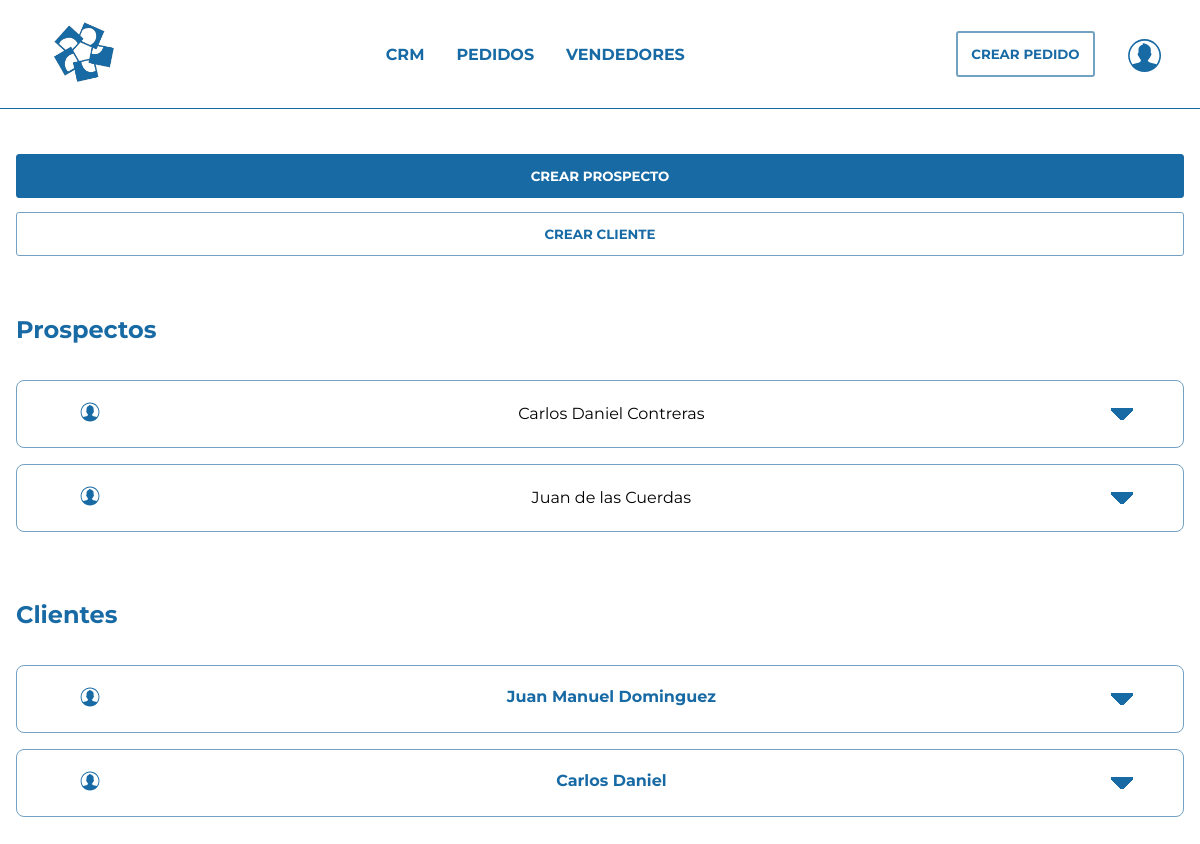
Screenshot of /crm.php (signed in) with the database file from the repository.
### tables this page shows
CREATE TABLE `users_secondary` (
  `id` int(11) NOT NULL,
  `username` varchar(50) NOT NULL,
  `password` varchar(255) NOT NULL,
  `created_at` datetime DEFAULT current_timestamp(),
  `type` int(11) NOT NULL,
  `telefono` varchar(30) DEFAULT NULL,
  `correo` varchar(100) DEFAULT NULL,
  `nombre` varchar(255) DEFAULT NULL,
  `id_vendedor` int(11) DEFAULT NULL
);

### controllers/Prospectos.php (called while the page is built, shortened)
<?php
class ProspectController
{
    public function index()
    {
        global $mysqli;
        $arrayProspectos = [];
        $sql = "SELECT id, username, telefono, correo, nombre from users_secondary where id_vendedor = ? and type = 3";
        if ($_SESSION["type"] === 1){
            $sql = "SELECT id, username, telefono, correo, nombre from users_secondary where type = 3";
        }
        if ($stmt = $mysqli->prepare($sql)) {
            if ($stmt->execute()) {
                $stmt->store_result();
                if ($stmt->num_rows > 0) {
                    $stmt->bind_result($idx, $username, $telefono, $correo, $nombre);
                    while ($stmt->fetch()) {
                        array_push($arrayProspectos , [
                            "id" => $idx,
                            "username" => $username,
                            "telefono" => $telefono,
                            "correo" => $correo,
                            "nombre" => $nombre
                        ]);
                    }
                }
            }
            return $arrayProspectos;
        }
    }
}
?>

### src/lib/php/register_user_secondary.php (called while the page is built, shortened)
<?php
include 'inc/header.php';
$username = $password = $confirm_password = $type = "";
?>

### controllers/Clientes.php (called while the page is built, shortened)
<?php
class ClientController
{
    public function index()
    {
        global $mysqli;
        $arrayClientes = [];
        $sql = "SELECT id, username, telefono, correo, nombre from users_secondary where id_vendedor = ? and type = 4";
        if ($_SESSION["type"] === 1){
            $sql = "SELECT id, username, telefono, correo, nombre from users_secondary where type = 4";
        }
        if ($stmt = $mysqli->prepare($sql)) {
            if ($stmt->execute()) {
                $stmt->store_result();
                if ($stmt->num_rows > 0) {
                    $stmt->bind_result($idx, $username, $telefono, $correo, $nombre);
                    while ($stmt->fetch()) {
                        array_push($arrayClientes , [
                            "id" => $idx,
                            "username" => $username,
                            "telefono" => $telefono,
                            "correo" => $correo,
                            "nombre" => $nombre
                        ]);
                    }
                }
            }
            return $arrayClientes;
        }
    }
}
?>

### public/crm.php (the view, shortened to what this page needs)
<?php include '../src/lib/php/register_user_secondary.php'; ?>
<?php include '../controllers/Prospectos.php'; ?>
<?php include '../controllers/Clientes.php'; ?>
    <div class="container_seguimiento">
        <div>
            <h1>CRM</h1>
        </div>
        <div class="buttons_acciones_seguimiento">
            <button id="button_crear_prospecto" class="button_crear_prospecto">CREAR PROSPECTO</button>
            <button id="button_crear_cliente" class="button_crear_cliente">CREAR CLIENTE</button>
        </div>
        <div>
            <h2>Prospectos</h2>
            <div class="cards">
                <?php
                $prospects = new ProspectController();
                $result = $prospects->index();
                if($result)
                {
                    foreach($result as $row)
                    {
                        ?>
                        <div class="card" id="card-<?= $row['id'] ?>">
                            <div class="card_icon">
                                <img src="img\Icons\profile1.svg" alt="profile" height="20px">
                            </div>
                            <div id="card_name_<?= $row['id'] ?>" class="card_name_"><?= $row['nombre'] ?></div>
                            <div id="card_drop_<?= $row['id'] ?>" class="card_drop"><img src="img/Icons/dropdown1.png" alt="drop"></div>
                        </div>
                        <?php
                    }
                }
                else
                {
                    echo "No se encontraron registros";
                }
                ?>
            </div>
        </div>
        <div>
            <h2>Clientes</h2>
            <div class="cards">
                <?php
                $prospects = new ClientController();
                $result = $prospects->index();
                if($result)
                {
                    foreach($result as $row)
                    {
                        ?>
                        <div class="card">
                            <div class="card_icon">
                                <img src="img\Icons\profile1.svg" alt="profile" height="20px">
                            </div>
                            <div class="card_name"><?= $row['nombre'] ?></div>
                            <div class="card_drop"><img src="img/Icons/dropdown1.png" alt="drop"></div>
                        </div>
                        <?php
                    }
                }
                else
                {
                    echo "No se encontraron registros";
                }
                ?>
            </div>
        </div>
    </div>
</body>
</html>

### public/style.css (style rules this page uses)
h1, h2, h3, h4, h5 { color: #186AA5; }
* { font-family: 'Montserrat', sans-serif; box-sizing: border-box; }
body { position: relative; min-height: 95vh; margin: 0; }
.container_seguimiento { padding: 2em; }
.container_seguimiento h1 { margin-top: 3.5em; }
.button_crear_prospecto { padding: 1em 2em; background: #186AA5; color: white; font-weight: bold; border-radius: 3px; border: 1px solid #186AA5; margin-right: 1em; min-width: 18em; cursor: pointer; }
.button_crear_cliente { padding: 1em 2em; background: white; color: #186AA5; font-weight: bold; border-radius: 3px; border: 1px solid #73A1C2; min-width: 18em; cursor: pointer; }
.buttons_acciones_seguimiento { padding: 2em 0; }
.cards { display: flex; flex-direction: column; padding: 1em 0 3em 0; }
.card { text-align: center; display: flex; flex-direction: row; flex-wrap: wrap; justify-content: space-between; align-items: center; border: 1.5px solid #73A1C2; border-radius: .5em; padding-left: 1em; }
.cards>*+* { margin-top: 1em; }
.card_icon { flex-basis: 5%; cursor: pointer; }
.card_name { flex-basis: 20%; font-weight: bold; color: #186AA5; cursor: pointer; }
.card_drop { display: none; cursor: pointer; }
@media only screen and (max-width: 1200px) { .container_seguimiento { padding: 1em; } }
@media only screen and (max-width: 1200px) { .container_seguimiento h1 { margin-top: 1em; } }
@media only screen and (max-width: 1200px) { .button_crear_prospecto { width: 100%; margin: 1em 0 .5em 0; } }
@media only screen and (max-width: 1200px) { .button_crear_cliente { width: 100%; margin: .5em 0 .5em 0; } }
@media only screen and (max-width: 1200px) { .buttons_acciones_seguimiento { padding: 2em 0; } }
@media only screen and (max-width: 1200px) { .cards { display: flex; flex-direction: column; padding: 1em 0 3em 0; } }
@media only screen and (max-width: 1200px) { .card { display: flex; flex-direction: row; flex-wrap: wrap; justify-content: space-between; align-items: center; border: 1px solid #73A1C2; border-radius: .5em; padding: 1em } }
@media only screen and (max-width: 1200px) { .cards>*+* { margin-top: 1em; } }
@media only screen and (max-width: 1200px) { .card_icon { flex-basis: 10%; } }
@media only screen and (max-width: 1200px) { .card_name { flex-basis: 60%; font-weight: bold; color: #186AA5; margin-bottom: .25em; } }
@media only screen and (max-width: 1200px) { .card_drop { display: inline; flex-basis: 8%; align-self: flex-start; } }

### rows the page displays
users_secondary: nombre "Carlos Daniel Contreras"
users_secondary: nombre "Juan de las Cuerdas"
users_secondary: nombre "Juan Manuel Dominguez"
users_secondary: nombre "Carlos Daniel"
